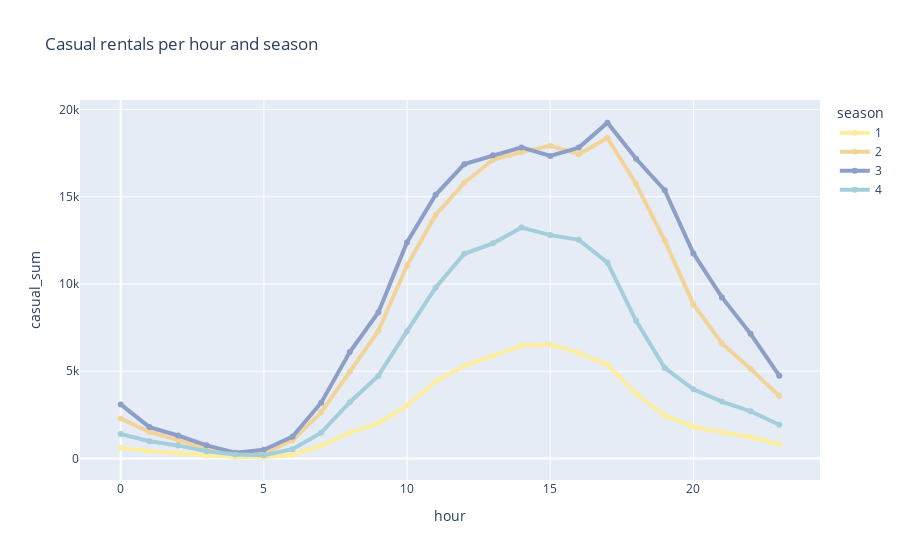

Notebook cell for this chart:
### Code cell
import plotly.express as px 

df_casual_hour_season = hour_df.groupby(['hour', 'season']).agg({'casual': 'sum'}).reset_index()
df_casual_hour_season.rename(columns={'casual': 'casual_sum'}, inplace=True)
df_casual_hour_season

fig = px.line(df_casual_hour_season, x='hour', y='casual_sum', color='season', title='Casual rentals per hour and season')
fig.update_traces(line=dict(width=4), mode='lines+markers')
fig.update_traces(line_color='#FCEE9E', selector=dict(name='1'))
fig.update_traces(line_color='#F2D499', selector=dict(name='2'))
fig.update_traces(line_color='#8D9EC7', selector=dict(name='3'))
fig.update_traces(line_color='#A4CEDB', selector=dict(name='4'))
fig.show()

### Figure 1 — Plotly figure (JSON) as saved in the notebook; plotly's stock layout.template omitted (floating-point values rounded to 4 significant figures)
{"data": [{"hovertemplate": "season=1<br>hour=%{x}<br>casual_sum=%{y}<extra></extra>", "legendgroup": "1", "line": {"color": "#FCEE9E", "dash": "solid", "width": 4}, "marker": {"symbol": "circle"}, "mode": "lines+markers", "name": "1", "orientation": "v", "showlegend": true, "type": "scatter", "x": [0, 1, 2, 3, 4, 5, 6, 7, 8, 9, 10, 11, 12, 13, 14, 15, 16, 17, 18, 19, 20, 21, 22, 23], "xaxis": "x", "y": [604, 416, 305, 166, 73, 65, 209, 724, 1479, 2019, 3036, 4418, 5312, 5883, 6467, 6537, 6039, 5377, 3693, 2453, 1816, 1493, 1224, 814], "yaxis": "y"}, {"hovertemplate": "season=2<br>hour=%{x}<br>casual_sum=%{y}<extra></extra>", "legendgroup": "2", "line": {"color": "#F2D499", "dash": "solid", "width": 4}, "marker": {"symbol": "circle"}, "mode": "lines+markers", "name": "2", "orientation": "v", "showlegend": true, "type": "scatter", "x": [0, 1, 2, 3, 4, 5, 6, 7, 8, 9, 10, 11, 12, 13, 14, 15, 16, 17, 18, 19, 20, 21, 22, 23], "xaxis": "x", "y": [2282, 1517, 1051, 567, 255, 277, 1035, 2648, 4967, 7311, 11059, 13958, 15802, 17120, 17560, 17929, 17441, 18368, 15734, 12491, 8844, 6592, 5133, 3581], "yaxis": "y"}, {"hovertemplate": "season=3<br>hour=%{x}<br>casual_sum=%{y}<extra></extra>", "legendgroup": "3", "line": {"color": "#8D9EC7", "dash": "solid", "width": 4}, "marker": {"symbol": "circle"}, "mode": "lines+markers", "name": "3", "orientation": "v", "showlegend": true, "type": "scatter", "x": [0, 1, 2, 3, 4, 5, 6, 7, 8, 9, 10, 11, 12, 13, 14, 15, 16, 17, 18, 19, 20, 21, 22, 23], "xaxis": "x", "y": [3093, 1795, 1312, 747, 322, 493, 1247, 3192, 6094, 8383, 12398, 15114, 16872, 17379, 17829, 17337, 17821, 19245, 17181, 15374, 11754, 9229, 7141, 4739], "yaxis": "y"}, {"hovertemplate": "season=4<br>hour=%{x}<br>casual_sum=%{y}<extra></extra>", "legendgroup": "4", "line": {"color": "#A4CEDB", "dash": "solid", "width": 4}, "marker": {"symbol": "circle"}, "mode": "lines+markers", "name": "4", "orientation": "v", "showlegend": true, "type": "scatter", "x": [0, 1, 2, 3, 4, 5, 6, 7, 8, 9, 10, 11, 12, 13, 14, 15, 16, 17, 18, 19, 20, 21, 22, 23], "xaxis": "x", "y": [1396, 981, 744, 413, 224, 177, 526, 1473, 3221, 4745, 7296, 9796, 11732, 12331, 13233, 12803, 12533, 11230, 7888, 5187, 3964, 3256, 2702, 1931], "yaxis": "y"}], "layout": {"legend": {"title": {"text": "season"}, "tracegroupgap": 0}, "title": {"text": "Casual rentals per hour and season"}, "xaxis": {"anchor": "y", "domain": [0, 1], "title": {"text": "hour"}}, "yaxis": {"anchor": "x", "domain": [0, 1], "title": {"text": "casual_sum"}}}}
